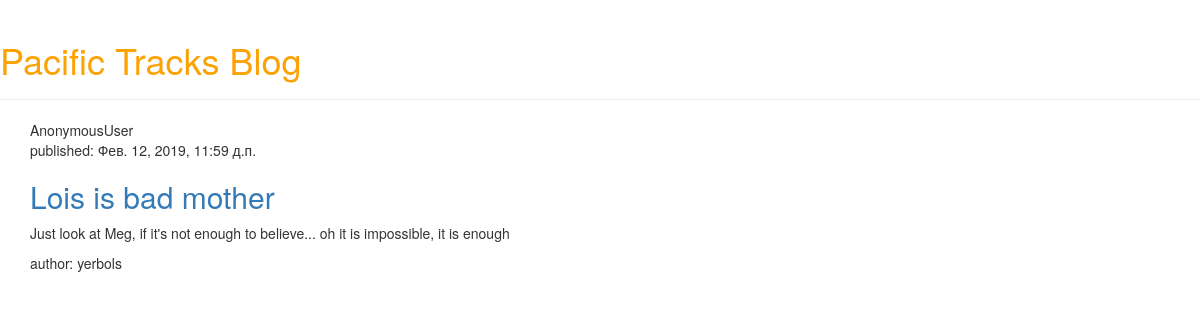
The app's page /, older data.
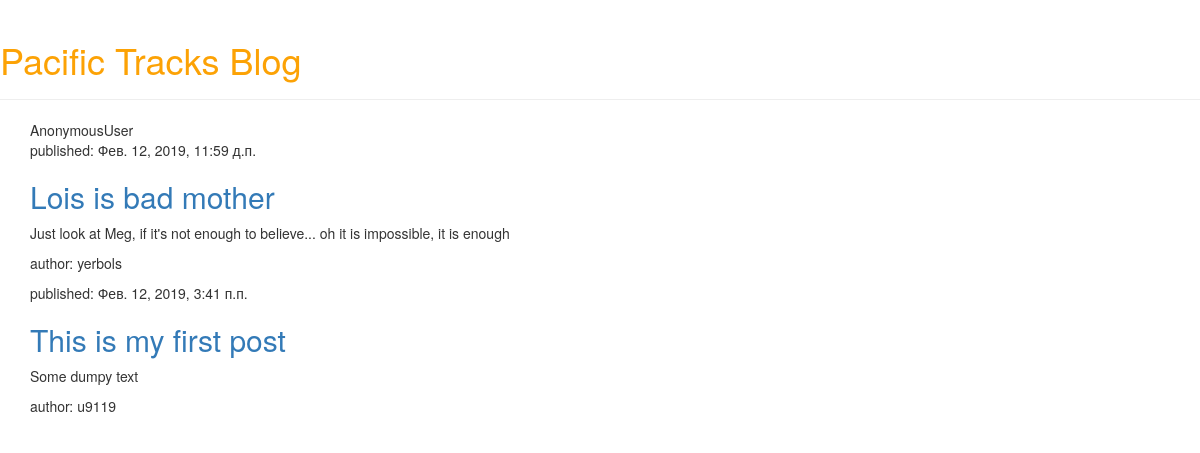
The same page, newer data.
### blog/models.py (models this page shows, shortened)
class Post(models.Model):
    author = models.ForeignKey('auth.User', on_delete=models.CASCADE)
    title = models.CharField(max_length=200)
    text = models.TextField()
    created_date = models.DateTimeField(default=timezone.now)
    published_date = models.DateTimeField(blank=True, null=True)

### blog/views.py (the view)
def post_list(request):
    posts = Post.objects.filter(published_date__lte=timezone.now()).order_by('published_date')
    return render(request, 'blog/post_list.html', {'posts': posts})

### blog/templates/blog/post_list.html
{% extends 'blog/base.html' %}
{% block content %}
    {{user}}
    {% for post in posts %}
        <div class="post">
            <p class="date">published: {{post.published_date}}</p>
            <h2><a href="{% url 'post_detail' pk=post.pk %}">{{post.title}}</a></h2>
            <p>{{post.text|linebreaksbr}}</p>
            <p>author: {{post.author}}</p>
        </div>
    {% endfor %}
{% endblock %}

Row changes from the older to the newer data that the page shows:
now on this page (row edited): Post: published_date "Фев. 12, 2019, 3:41 п.п.", title "This is my first post", text "Some dumpy text", author "u9119"
